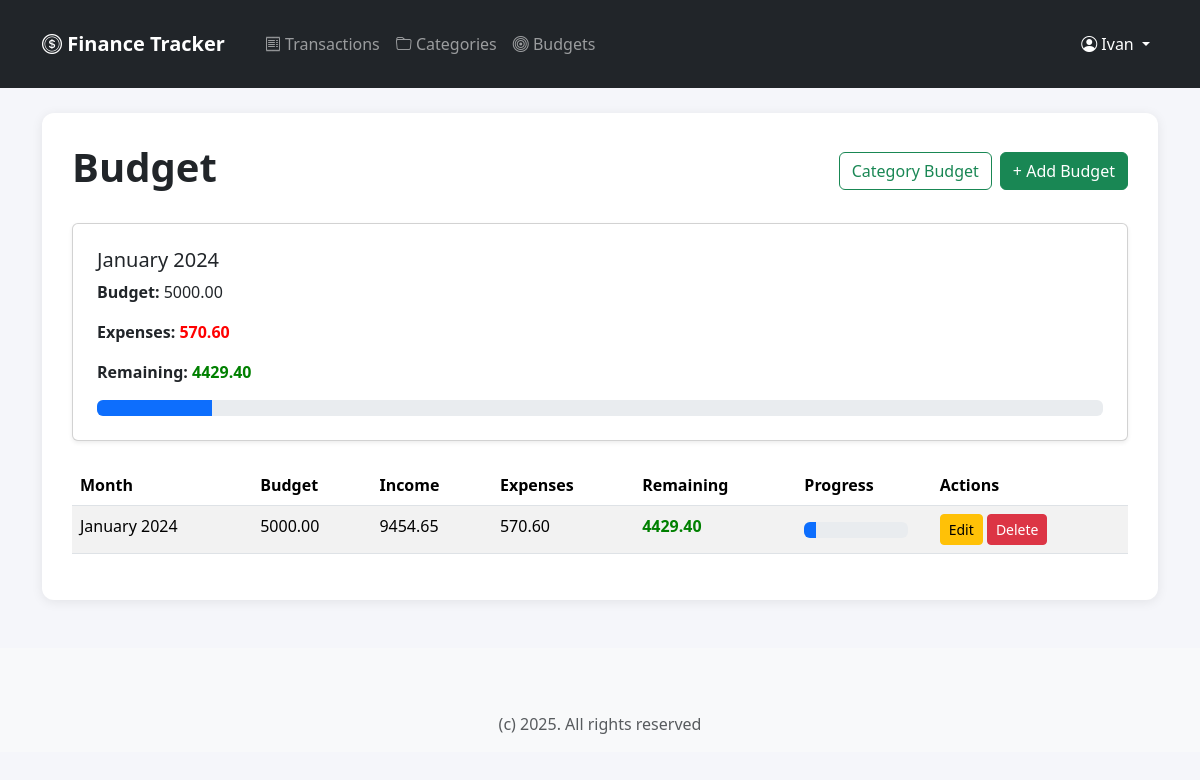
Page /budgets/ (signed in) on the committed database.
### tracker/models.py (models this page shows, shortened)
class MonthBudget(models.Model):
    amount = models.DecimalField(max_digits=10, decimal_places=2)
    month_budget = models.DateField()
    user = models.ForeignKey(User, on_delete=models.CASCADE)
    class Meta:
        constraints = [
            models.UniqueConstraint(fields=['month_budget'], name='unique_month_budget')
        ]

### tracker/views.py (the view)
# urls.py: path('budgets/', BudgetListView.as_view(), name='budget_list'),
class BudgetListView(LoginRequiredMixin, ListView):
    model = MonthBudget
    template_name = 'budget_list.html'
    context_object_name = 'budgets'
    paginate_by = 5
    def get_queryset(self):
        return super().get_queryset().filter(user=self.request.user).order_by('-month_budget')
    @staticmethod
    def get_expenses_for_month(month_date):
        year = month_date.year
        month = month_date.month
        expenses = Transaction.objects.filter(
            category__type='Expense',
            date__year=year,
            date__month=month
        ).aggregate(total=Sum('amount'))['total'] or 0
        return expenses
    @staticmethod
    def get_incomes_for_month(month_date):
        year = month_date.year
        month = month_date.month
        incomes = Transaction.objects.filter(
            category__type='Income',
            date__year=year,
            date__month=month
        ).aggregate(total=Sum('amount'))['total'] or 0
        return incomes
    def get_context_data(self, **kwargs):
        context = super().get_context_data(**kwargs)
        budgets = context['budgets']
        for budget in budgets:
            remaining_budget = budget.amount - self.get_expenses_for_month(budget.month_budget)
            income = self.get_incomes_for_month(budget.month_budget)
            expenses = self.get_expenses_for_month(budget.month_budget)
            progress = (self.get_expenses_for_month(budget.month_budget)/ budget.amount) * 100
            budget.remaining = remaining_budget
            budget.expenses = float(expenses)
            budget.income = income
            budget.progress = progress
            budget.exceeded = expenses > budget.amount
        latest_budget = MonthBudget.objects.filter(user=self.request.user).order_by('month_budget').last()
        if latest_budget:
            expenses = self.get_expenses_for_month(latest_budget.month_budget)
            income = self.get_incomes_for_month(latest_budget.month_budget)
            remaining = latest_budget.amount - expenses
            progress = (expenses / latest_budget.amount) * 100 if latest_budget.amount else 0
            latest_budget.expenses = expenses
            latest_budget.income = income
            latest_budget.remaining = remaining
            latest_budget.progress = progress
            latest_budget.exceeded = expenses > latest_budget.amount
            context['latest_budget'] = latest_budget
        return context

### templates/budget_list.html (shortened to what this page needs)
{% extends 'base.html' %}
{% block content %}
    <div class="row g-4">
        <div class="d-flex justify-content-between align-items-center mb-4">
            <h1 class='fw-bold'>Budget</h1>
            <div class="d-flex gap-2">
                 <a href="{% url 'category_budget_list'%}" class="btn btn-outline-success">
                    Category Budget
                </a>
                <a href="{% url 'budget_create' %}" class="btn btn-success">
                    + Add Budget
                </a>
            </div>
        </div>
    </div>
        <div class="card mb-4 shadow-sm">
            <div class="card-body p-4">
                {% if latest_budget %}
                    <h5>{{ latest_budget.month_budget|date:"F Y" }}</h5>
                    <p><strong>Budget:</strong> {{ latest_budget.amount }}</p>
                    {% if latest_budget.exceeded %}
                        <p style="color: red; font-weight: bold;"><strong>Expenses:</strong> {{ latest_budget.expenses|floatformat:2 }}</p>
                    {% else %}
                        <p >
                            <strong>Expenses:</strong>
                            <a style="color: red; font-weight: bold;" >{{ latest_budget.expenses|floatformat:2 }}</a>
                        </p>
                    {% endif %}
                    {% if latest_budget.remaining < 0 %}
                    <p style="color: red; font-weight: bold;"><strong>Remaining:</strong>
                        <a style="color: red; font-weight: bold;">{{ latest_budget.remaining|floatformat:2  }}</a>
                    </p>
                    {% else %}
                     <p>
                     <strong>Remaining:</strong>
                     <a style="color: green; font-weight: bold;">{{ latest_budget.remaining|floatformat:2  }}</a>
                     </p>
                    {% endif %}
                    <div class="progress">
                        <div class="progress-bar" style="width: {{ latest_budget.progress }}%;"></div>
                    </div>
                {% endif %}
            </div>
        </div>
    <table class="table table-striped">
        <thead>
        <tr>
            <th>Month</th>
            <th>Budget</th>
            <th>Income</th>
            <th>Expenses</th>
            <th>Remaining</th>
            <th>Progress</th>
            <th>Actions</th>
        </tr>
        </thead>
            <tbody>
                {% for budget in budgets %}
                <tr>
                    <td>{{ budget.month_budget|date:"F Y" }}</td>
                    <td>{{ budget.amount }}</td>
                    <td>
                        {{ budget.income|floatformat:2 }}
                    </td>
                    <td>
                        {% if budget.exceeded %}
                            <span style="color: red; font-weight: bold;">
                                {{ budget.expenses|floatformat:2 }}
                            </span>
                        {% else %}
                            {{ budget.expenses|floatformat:2 }}
                        {% endif %}
                    </td>
                    <td>
                        {% if budget.remaining < 0 %}
                            <span style="color: red; font-weight: bold;">
                                {{ budget.remaining|floatformat:2 }}
                            </span>
                        {% else %}
                            <span style="color: green; font-weight: bold;">
                            {{ budget.remaining|floatformat:2 }}
                            </span>
                        {% endif %}
                    </td>
                    <td>
                        <div class="progress mt-2 me-3">
                            <div class="progress-bar" style="width: {{ budget.progress }}%;"></div>
                        </div>
                    </td>
                    <td>
                        <a href="{% url 'budget_update' budget.pk %}" class="btn btn-sm btn-warning ">Edit</a>
                        <a href="{% url 'budget_delete' budget.pk %}" class="btn btn-sm btn-danger">Delete</a>
                    </td>
                </tr>
                </tbody>
                {% empty %}
                    <p>No budgets yet.</p>
                {% endfor %}
            </table>
{% endblock %}

### templates/base.html (shortened to what this page needs)
<!DOCTYPE html>
<html lang="en">
<head>
    <link href="https://cdn.jsdelivr.net/npm/bootstrap@5.3.8/dist/css/bootstrap.min.css" rel="stylesheet"
>
    <link rel="stylesheet" href="https://cdn.jsdelivr.net/npm/bootstrap-icons@1.11.1/font/bootstrap-icons.css">
</head>
<body>
<nav class="navbar navbar-expand-lg navbar-dark bg-dark py-4">
    <div class="container">
        <a class="navbar-brand fw-bold" href="/">
            <i class="bi bi-coin"></i> Finance Tracker
        </a>
        {% if user.is_authenticated %}
        <ul class="navbar-nav me-auto ms-3">
            <li class="nav-item">
                <a class="nav-link" href="/transactions/">
                    <i class="bi bi-receipt"></i> Transactions
                </a>
            </li>
            <li class="nav-item">
                <a class="nav-link" href="/categories/">
                    <i class="bi bi-folder"></i> Categories
                </a>
            </li>
            <li class="nav-item">
                <a class="nav-link" href="/budgets/">
                    <i class="bi bi-bullseye"></i> Budgets
                </a>
            </li>
        </ul>
        <ul class="navbar-nav ms-auto">
                <li class="nav-item dropdown">
                    <a class="nav-link dropdown-toggle text-white" href="#" role="button" data-bs-toggle="dropdown">
                        <i class="bi bi-person-circle"></i> {{ user.username }}
                    </a>
                </li>
        {% else %}
                <li class="nav-item">
                    <a class="nav-link text-white" href="{% url 'login' %}">
                        <i class="bi bi-box-arrow-in-right"></i> Login / Register
                    </a>
                </li>
            {% endif %}
        </ul>
    </div>
</nav>
    <main class="container mt-4">
    <div class="content-wrapper">
        {% block content %}
        {% endblock %}
    </div>
    </main>
<footer class="footer mt-5 py-3 bg-light">
    <div class="container text-center mt-5">
        <span class="text-muted">(c) {% now "Y" %}. All rights reserved </span>
    </div>
</footer>
</body>
</html>

### templates/base.html (style rules this page uses)
body { background-color: #f5f6fa; }
.content-wrapper { background: white; padding: 30px; border-radius: 12px; box-shadow: 0 2px 12px rgba(0,0,0,0.08); margin-top: 25px; margin-bottom: 40px; }
.footer { padding: 15px 0; }

### rows in the picture
MonthBudget: month_budget "January 2024", amount "5000.00", expenses "570.60", remaining "4429.40", income "9454.65", {{ budget.progress }} 11.4120000000 (drawn)

### other values in the picture
{{ user.username }} "Ivan"
